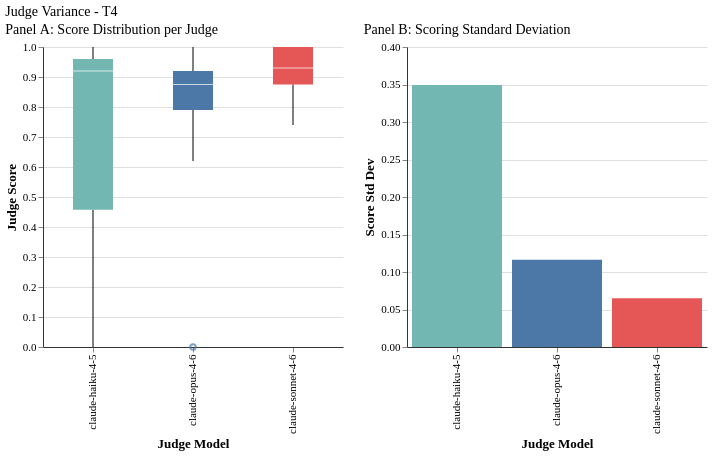

This figure's Vega-Lite source:
### Vega-Lite specification from a JSON file in a GitHub repository (floating-point values rounded to 4 significant figures; data arrays with more than 128 entries replaced by an {"elided": "..."} marker saying what was removed)
{"config": {"font": "serif", "axis": {"labelFontSize": 11, "titleFontSize": 13, "gridColor": "#e0e0e0", "domainColor": "#333333"}, "legend": {"labelFontSize": 11, "titleFontSize": 12}, "title": {"fontSize": 14, "anchor": "start", "fontWeight": "normal"}, "view": {"stroke": null, "continuousWidth": 400, "continuousHeight": 300}, "mark": {"tooltip": true}}, "hconcat": [{"data": {"name": "data-41c490e110b2837b929ba80a1c7a074e"}, "mark": {"type": "boxplot", "size": 40}, "encoding": {"color": {"field": "judge_display", "legend": null, "scale": {"domain": ["claude-haiku-4-5", "claude-opus-4-6", "claude-sonnet-4-6"], "range": ["#72B7B2", "#4C78A8", "#E45756"]}, "title": "Judge", "type": "nominal"}, "x": {"field": "judge_display", "sort": ["claude-haiku-4-5", "claude-opus-4-6", "claude-sonnet-4-6"], "title": "Judge Model", "type": "nominal"}, "y": {"field": "judge_score", "scale": {"domain": [0.0, 1.0]}, "title": "Judge Score", "type": "quantitative"}}, "title": "Panel A: Score Distribution per Judge", "width": 300}, {"data": {"name": "data-69af08fa74afb44442bed1be25821ed8"}, "mark": {"type": "bar"}, "encoding": {"color": {"field": "judge_display", "legend": null, "scale": {"domain": ["claude-haiku-4-5", "claude-opus-4-6", "claude-sonnet-4-6"], "range": ["#72B7B2", "#4C78A8", "#E45756"]}, "type": "nominal"}, "tooltip": [{"field": "judge_display", "title": "Judge", "type": "nominal"}, {"field": "score_std", "format": ".3f", "title": "Std Dev", "type": "quantitative"}], "x": {"field": "judge_display", "sort": ["claude-haiku-4-5", "claude-opus-4-6", "claude-sonnet-4-6"], "title": "Judge Model", "type": "nominal"}, "y": {"field": "score_std", "scale": {"domain": [0, 0.4]}, "title": "Score Std Dev", "type": "quantitative"}}, "title": "Panel B: Scoring Standard Deviation", "width": 300}], "title": "Judge Variance - T4", "$schema": "https://vega.github.io/schema/vega-lite/v6.1.0.json", "datasets": {"data-41c490e110b2837b929ba80a1c7a074e": {"elided": "377 records"}, "data-69af08fa74afb44442bed1be25821ed8": [{"judge_display": "claude-haiku-4-5", "score_std": 0.3494}, {"judge_display": "claude-opus-4-6", "score_std": 0.1164}, {"judge_display": "claude-sonnet-4-6", "score_std": 0.0649}]}}
